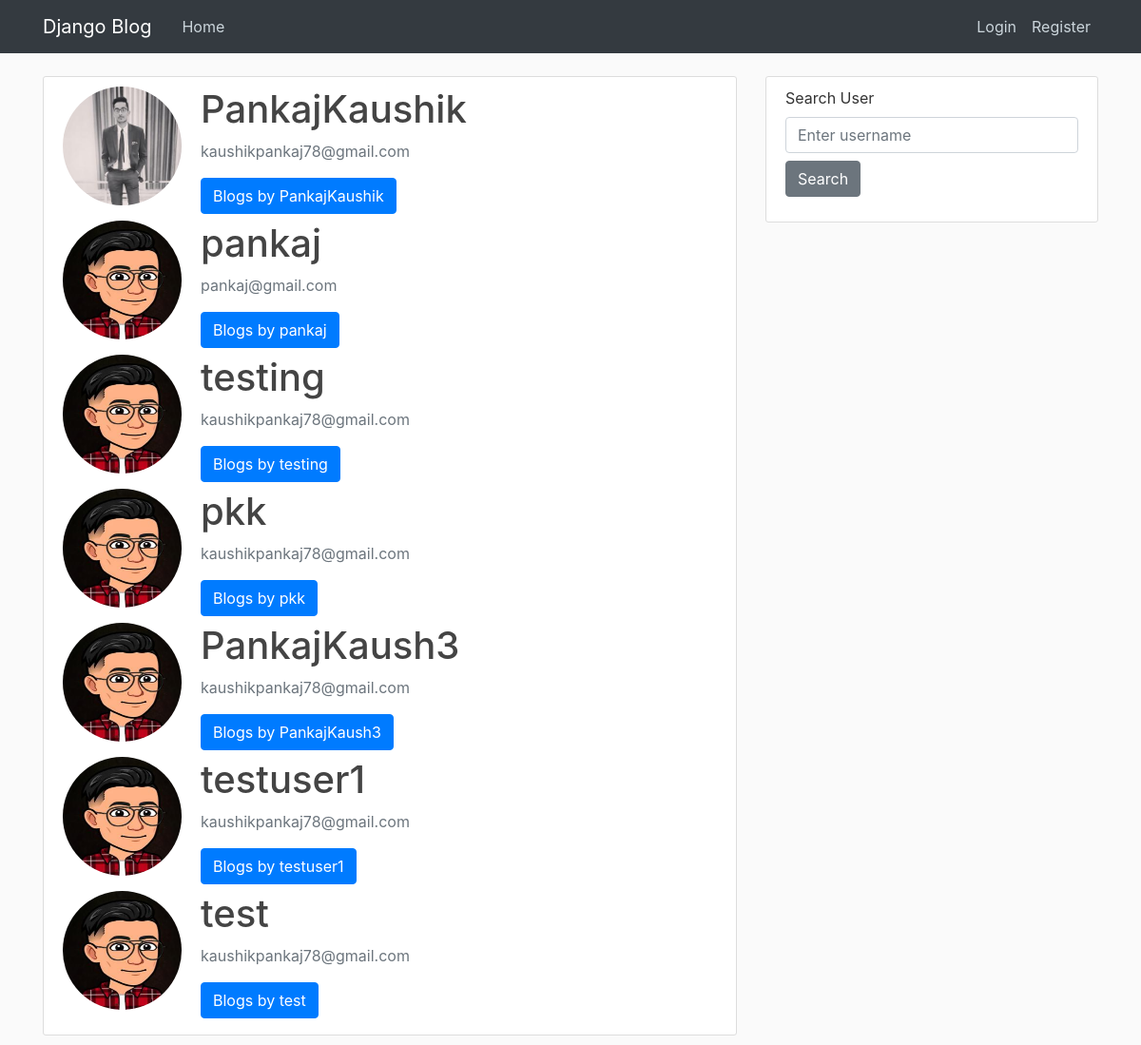
The app's page /search/ with its own data.
### users/models.py (models this page shows, shortened)
class Profile(models.Model):
    user = models.OneToOneField(User, on_delete=models.CASCADE)
    image = models.ImageField(default='default.jpg', upload_to='profile_pics')

### users/views.py (the view)
# urls.py: path('search/', user_views.user_search_view, name='search'),
def user_search_view(request):
    user_profiles = Profile.objects.all()
    if 'username' in request.GET:
        username = request.GET['username']
        if username:
            user = get_object_or_404(User, username=username)
            user_profiles = user_profiles.filter(user=user)
    return render(request, "users/search_user.html", {'user_profile': user_profiles})

### users/templates/users/search_user.html
{% extends "blog/base.html" %}
{% block content %}
<div class="content-section">
    {% if user_profile %}
    {% for profile in user_profile %}
    <div class="media">
        <img class="rounded-circle account-img" src="{{ profile.image.url }}">
        <div class="media-body">
            <h2 class="account-heading">{{ profile.user.username }}</h2>
            <p class="text-secondary">{{ profile.user.email }}</p>
            <a href="{% url 'public-profile' profile.user.id %}" class="btn btn-primary">Blogs by
                {{profile.user.username}}</a>
        </div>
    </div>
    {% endfor %}
    {% else %}
    <h3>No users found</h3>
    {% endif %}
</div>
{% endblock content %}

### blog/static/blog/main.css (style rules this page uses)
body { background: #fafafa; color: #333333; margin-top: 5rem; }
h1, h2, h3, h4, h5, h6 { color: #444444; }
.content-section { background: #ffffff; padding: 10px 20px; border: 1px solid #dddddd; border-radius: 3px; margin-bottom: 20px; }
.account-img { height: 125px; width: 125px; margin-right: 20px; margin-bottom: 16px; }
.account-heading { font-size: 2.5rem; }

### records on screen
Profile: image (picture), user.username "PankajKaushik", user.email "kaushikpankaj78@gmail.com"
Profile: image (placeholder picture), user.username "pankaj", user.email "pankaj@gmail.com"
Profile: image (placeholder picture), user.username "testing", user.email "kaushikpankaj78@gmail.com"
Profile: image (placeholder picture), user.username "pkk", user.email "kaushikpankaj78@gmail.com"
Profile: image (placeholder picture), user.username "PankajKaush3", user.email "kaushikpankaj78@gmail.com"
Profile: image (placeholder picture), user.username "testuser1", user.email "kaushikpankaj78@gmail.com"
Profile: image (placeholder picture), user.username "test", user.email "kaushikpankaj78@gmail.com"
